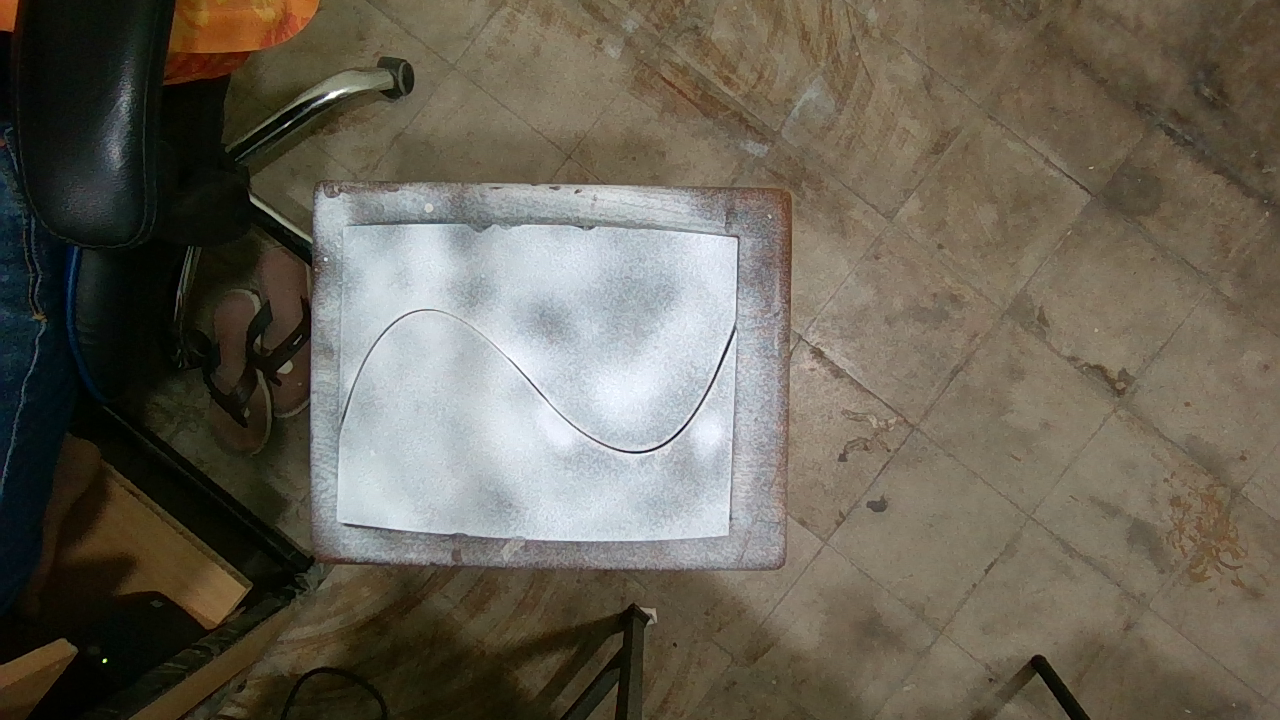
#> input picture public/sample.png, 1280 x 720 px
$ python fit_lowess.py sample.png
#> lines starting #> are read from the running program, lines starting #| are printed output that depends on the picture; after the words box and inside, x2 and y2 are one past the last pixel; in counts of white or black regions, pixels touching at a corner belong together
import cv2
import numpy as np
from scipy.interpolate import UnivariateSpline
import matplotlib.pyplot as plt
import csv
import os
import sys
from statsmodels.nonparametric.smoothers_lowess import lowess
import pandas as pd
import argparse

def run_lowess_analysis(input_img, output_dir=None):
    """
    Run LOWESS analysis on an edge-detected image

    Args:
        input_img: Path to the input image (edge detection result)
        output_dir: Directory to save output files (defaults to same directory as input)

    Returns:
        dict: Paths to the generated files
    """
#> called with input_img = 'sample.png'
    # Set output directory
    if output_dir is None:
        output_dir = os.path.dirname(input_img)

    # Create output directory if it doesn't exist
    os.makedirs(output_dir, exist_ok=True)

    # Get base name for output files
    base_name = os.path.splitext(os.path.basename(input_img))[0]

    # Read the image
    img = cv2.imread(input_img, cv2.IMREAD_COLOR)
#> img is the input picture: shape (720, 1280, 3); mean B, G, R 85.5, 98.2, 104
    if img is None:
        raise ValueError(f"Could not read image: {input_img}")

    # Resize the image to 1280x720
    img = cv2.resize(img, (1280, 720))

    # Convert to grayscale
    gray = cv2.cvtColor(img, cv2.COLOR_BGR2GRAY)
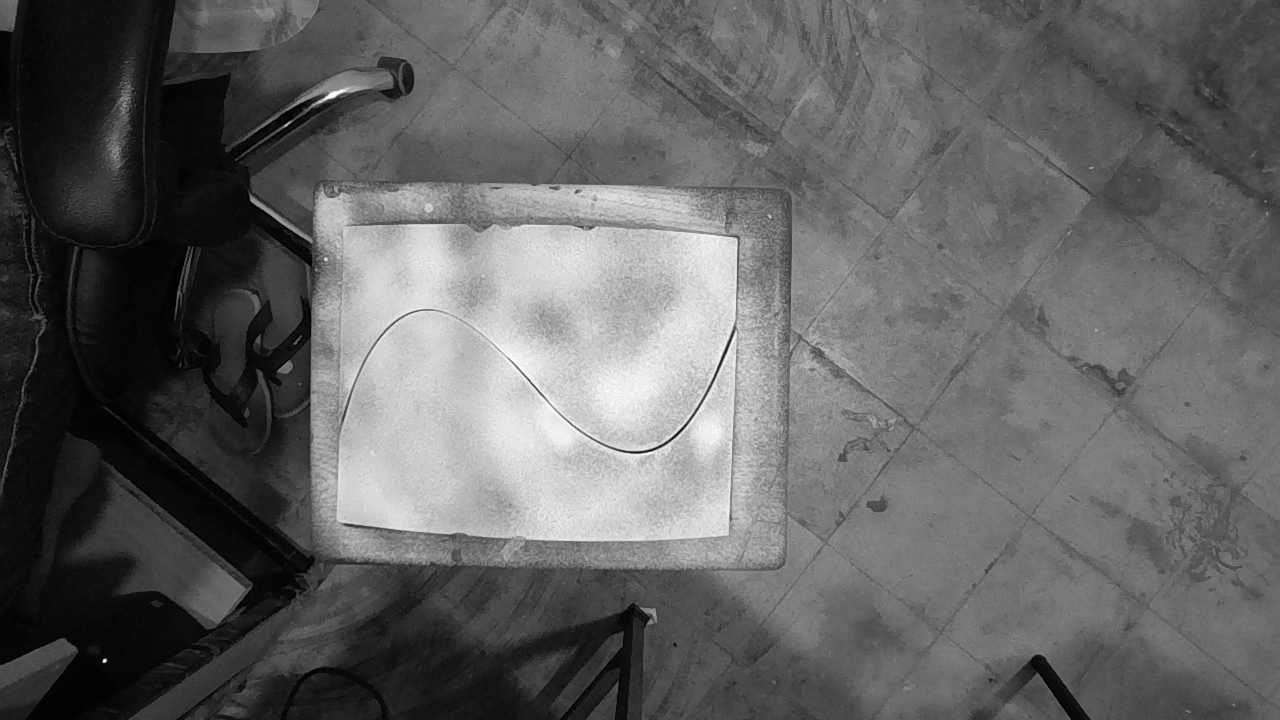
#> gray: shape (720, 1280); min 0, max 255, mean 98.4

    # Apply GaussianBlur to reduce noise and improve edge detection
    gk = 9  # Gaussian kernel size
    blurred = cv2.GaussianBlur(gray, (gk, gk), 0)

    # Apply threshold to get binary image from edge detection result
    _, binary = cv2.threshold(blurred, 127, 255, cv2.THRESH_BINARY)
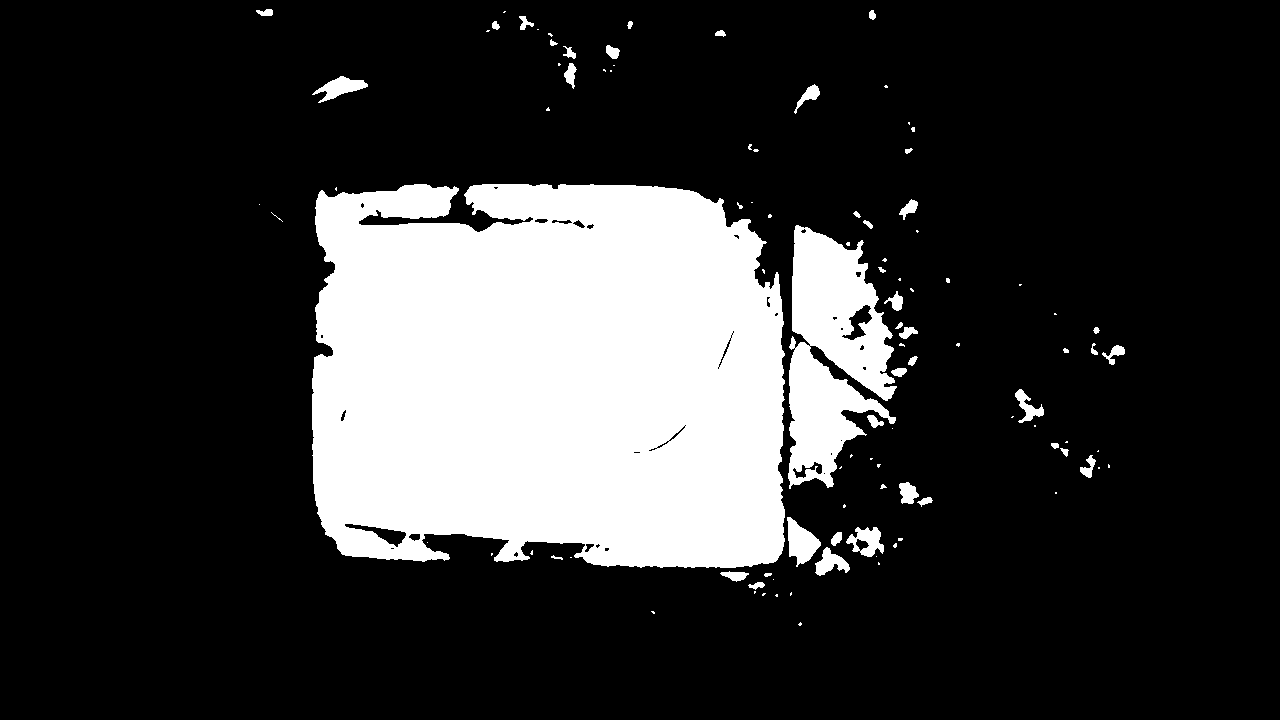
#> binary: shape (720, 1280); 20.5% white; 103 white regions (58 under 20 px)

    # Find contours in the binary image
    contours, hierarchy = cv2.findContours(binary, cv2.RETR_EXTERNAL, cv2.CHAIN_APPROX_SIMPLE)
#> contours = 103 contours, 64 with area under 20; largest, box (x1, y1, x2, y2) and area: (312, 184, 785, 568) 164595, (788, 225, 897, 489) 17784, (787, 517, 821, 567) 883, (846, 527, 884, 557) 657, (312, 76, 368, 103) 592

    if not contours:
        raise ValueError("No contours found in the image")

    # Find the largest contour which should correspond to the curved line
    largest_contour = max(contours, key=cv2.contourArea)
#> largest_contour = contour of 896 points, box (x1, y1, x2, y2) (312, 184, 785, 568), area 164595

    # Extract the x and y coordinates of the points of the contour
    x = largest_contour[:, 0, 0]
#> x = 896 values, max 784 at index 445, min 312 at index 146, mean 536.6
    y = largest_contour[:, 0, 1]
#> y = 896 values, max 567 at index 379, min 184 at index 0, mean 360.9

    # Sort the points by x coordinates (important for polynomial fitting)
    sorted_indices = np.argsort(x)
#> sorted_indices = 896 values, max 895 at index 283, min 0 at index 262, mean 447.5
    x_sorted = x[sorted_indices]
#> x_sorted = 896 values from 312 to 784
    y_sorted = y[sorted_indices]
#> y_sorted = 896 values, max 567 at index 593, min 184 at index 262, mean 360.9

    # Choose the degree of the polynomial you want to fit
    degree = 5  # for example, a 5th degree polynomial

    # Fit the polynomial to the curve
    coefficients = np.polyfit(x_sorted, y_sorted, degree)
#> coefficients = [9.47e-10, -2.49e-06, 0.00254, -1.26, 302.4, -27902.6]

    # Create a polynomial function from the coefficients
    poly_function = np.poly1d(coefficients)

    # Generate a smooth x range to plot the fitted polynomial curve
    x_fit = np.linspace(min(x_sorted), max(x_sorted), 500)
#> x_fit = 500 values from 312 to 784
    y_fit = poly_function(x_fit)
#> y_fit = 500 values, max 458.6 at index 306, min 304.5 at index 448, mean 367.2

    # Create a new figure with the correct size
    plt.figure(figsize=(12.8, 7.2))  # 1280x720 pixels at 100 dpi

    # Plot the original curve and the fitted polynomial curve
    plt.scatter(x_sorted, y_sorted, label='Original Curve')
    plt.plot(x_fit, y_fit, 'r-', label=f'Fitted Polynomial Degree {degree}')

    # Invert the y-axis to correct the flipped image
    plt.gca().invert_yaxis()

    # Set the aspect ratio to 'equal' to preserve the image proportions
    plt.gca().set_aspect('equal', adjustable='box')

    # Add labels and title
    plt.xlabel('X coordinate')
    plt.ylabel('Y coordinate')
    plt.title('Weld Seam Curve Fitting')

    plt.legend()

    # Save the polynomial fit figure
    poly_fit_path = os.path.join(output_dir, f'{base_name}_weld_seam_analysis.png')
    plt.savefig(poly_fit_path, dpi=100, bbox_inches='tight')
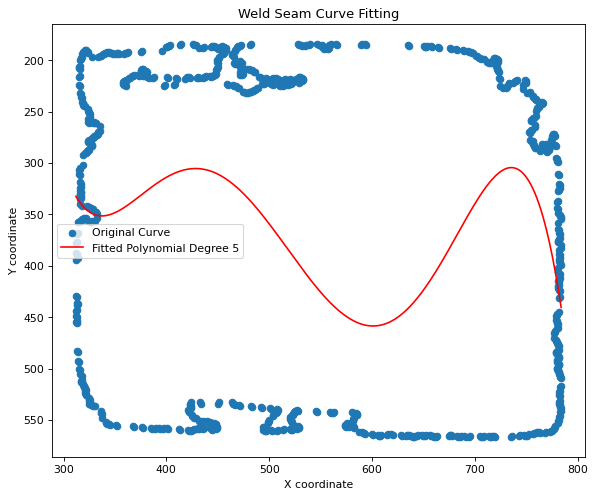
#> figure drawn by matplotlib, 1 panel; curve peaks at x = 601.4, y = 458.6
    plt.close()

    # Output the fitted curve coordinates to a CSV file
    fitted_csv_path = os.path.join(output_dir, f'{base_name}_fitted_curve_coordinates.csv')
    with open(fitted_csv_path, 'w', newline='') as csvfile:
        csvwriter = csv.writer(csvfile)
        csvwriter.writerow(['X', 'Y'])  # Write header
        for x, y in zip(x_fit, y_fit):
            csvwriter.writerow([x, y])
#> this loop made 500 passes
#> (x, y) on passes 1 to 3: (312, 332.4), (312.9, 334), (313.9, 335.5)

    original_csv_path = os.path.join(output_dir, f'{base_name}_original_curve_coordinates.csv')
    with open(original_csv_path, 'w', newline='') as csvfile:
        csvwriter = csv.writer(csvfile)
        csvwriter.writerow(['X', 'Y'])  # Write header
        for x, y in zip(x_sorted, y_sorted):
            csvwriter.writerow([x, y])
#> this loop made 896 passes
#> (x, y) on passes 1 to 3: (312, 378), (312, 449), (312, 394)

    # Perform LOWESS smoothing
    frac = 1/50  # Decrease for more local fit, increase for smoother fit
    it = 10  # Number of iterations (increase for more robustness to outliers)
    delta = 0.0  # For speeding up calculation (can be increased if needed)

#> (the run stopped early here; a loop or call above may not have finished)
